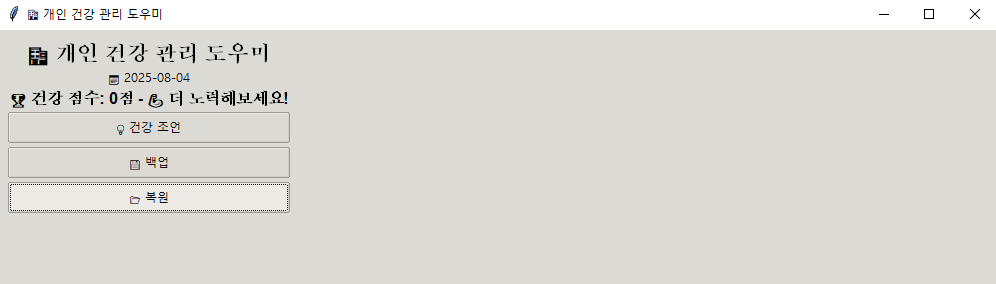

The Python source for this figure:
import json
import os
from datetime import datetime
import tkinter as tk
from tkinter import ttk, messagebox, simpledialog, filedialog
import matplotlib.pyplot as plt
import matplotlib.dates as mdates
from matplotlib.backends.backend_tkagg import FigureCanvasTkAgg
import platform

class HealthTrackerGUI:
    def __init__(self):
        self.data_file = "health_data.json"
        self.health_data = self.load_data()
        self.setup_korean_font()

        self.root = tk.Tk()
        self.root.title("🏥 개인 건강 관리 도우미")
        self.root.geometry("1000x700")
        self.root.resizable(True, True)

        self.style = ttk.Style()
        self.style.theme_use('clam')

        self.setup_gui()
        self.update_display()

    def setup_korean_font(self):
        if platform.system() == 'Windows':
            plt.rcParams['font.family'] = 'Malgun Gothic'
        elif platform.system() == 'Darwin':
            plt.rcParams['font.family'] = 'AppleGothic'
        else:
            plt.rcParams['font.family'] = 'DejaVu Sans'
        plt.rcParams['axes.unicode_minus'] = False

    def load_data(self):
        if os.path.exists(self.data_file):
            with open(self.data_file, 'r', encoding='utf-8') as f:
                return json.load(f)
        return {}

    def save_data(self):
        with open(self.data_file, 'w', encoding='utf-8') as f:
            json.dump(self.health_data, f, ensure_ascii=False, indent=2)

    def get_today_key(self):
        return datetime.now().strftime("%Y-%m-%d")

    def get_today_data(self, date_key=None):
        if date_key is None:
            date_key = self.get_today_key()
        default_data = {
            'water': 0, 'steps': 0, 'sleep': 0.0, 'weight': 0.0,
            'blood_pressure': {'systolic': 0, 'diastolic': 0},
            'mood': '', 'medications': [], 'symptoms': '',
            'notes': '', 'exercise_minutes': 0
        }
        return self.health_data.get(date_key, default_data.copy())

    def update_field(self, field, value, date_key=None):
        if date_key is None:
            date_key = self.get_today_key()
        if date_key not in self.health_data:
            self.health_data[date_key] = self.get_today_data()
        self.health_data[date_key][field] = value
        self.save_data()
        self.update_display()

    def calculate_health_score(self, date_key=None):
        data = self.get_today_data(date_key)
        score = 0
        score += min(data['water'] / 2000 * 20, 20)
        score += min(data['steps'] / 10000 * 20, 20)
        if 7 <= data['sleep'] <= 9: score += 20
        elif 6 <= data['sleep'] <= 10: score += 15
        elif data['sleep'] >= 5: score += 10
        score += min(data['exercise_minutes'] / 30 * 15, 15)
        if data['weight'] > 0: score += 5
        if data['blood_pressure']['systolic'] > 0: score += 5
        if data['mood']: score += 5
        if data['medications']: score += 5
        if data['notes']: score += 5
        return round(score)

    def setup_gui(self):
        main_frame = ttk.Frame(self.root, padding="10")
        main_frame.grid(row=0, column=0, sticky=(tk.W, tk.E, tk.N, tk.S))
        self.root.columnconfigure(0, weight=1)
        self.root.rowconfigure(0, weight=1)

        # --- 헤더 ---
        header_frame = ttk.Frame(main_frame)
        header_frame.grid(row=0, column=0, columnspan=2, pady=(0, 10))
        ttk.Label(header_frame, text="🏥 개인 건강 관리 도우미", font=('Arial', 16, 'bold')).pack()
        self.date_label = ttk.Label(header_frame, text=f"📅 {self.get_today_key()}")
        self.date_label.pack()
        self.score_label = ttk.Label(header_frame, text="", font=('Arial', 12, 'bold'))
        self.score_label.pack()

        # --- 나머지 UI 구성 ---
        self.setup_buttons(header_frame)

    def setup_buttons(self, parent):
        ttk.Button(parent, text="💡 건강 조언", command=self.show_health_advice).pack(fill=tk.X, pady=2)
        ttk.Button(parent, text="💾 백업", command=self.backup_data).pack(fill=tk.X, pady=2)
        ttk.Button(parent, text="📂 복원", command=self.restore_data).pack(fill=tk.X, pady=2)

    def show_health_advice(self):
        today_data = self.get_today_data()
        advice = []
        if today_data['water'] < 1500: advice.append("💧 물을 더 많이 마셔보세요.")
        if today_data['steps'] < 5000: advice.append("🚶‍♂️ 조금 더 걸어보세요.")
        if today_data['sleep'] < 6: advice.append("😴 충분히 주무세요.")
        if today_data['exercise_minutes'] < 30: advice.append("🏃‍♂️ 운동을 늘리세요.")
        if today_data['weight'] == 0: advice.append("⚖️ 체중을 기록하세요.")
        if not advice: advice.append("🎉 오늘 건강 관리가 좋습니다!")
        messagebox.showinfo("건강 조언", "\n".join(advice))

    def backup_data(self):
        filename = filedialog.asksaveasfilename(defaultextension=".json")
        if filename:
            with open(filename, 'w', encoding='utf-8') as f:
                json.dump(self.health_data, f, ensure_ascii=False, indent=2)
            messagebox.showinfo("백업 완료", f"{filename}에 저장되었습니다.")

    def restore_data(self):
        filename = filedialog.askopenfilename(filetypes=[("JSON 파일", "*.json")])
        if filename:
            with open(filename, 'r', encoding='utf-8') as f:
                self.health_data = json.load(f)
            self.save_data()
            self.update_display()
            messagebox.showinfo("복원 완료", "데이터가 복원되었습니다.")

    def update_display(self):
        self.update_score_display()

    def update_score_display(self):
        score = self.calculate_health_score()
        if score >= 80: msg = "🎉 훌륭합니다!"
        elif score >= 60: msg = "👍 좋습니다!"
        else: msg = "💪 더 노력해보세요!"
        self.score_label.config(text=f"🏆 건강 점수: {score}점 - {msg}")

if __name__ == "__main__":
    app = HealthTrackerGUI()
    app.root.mainloop()
